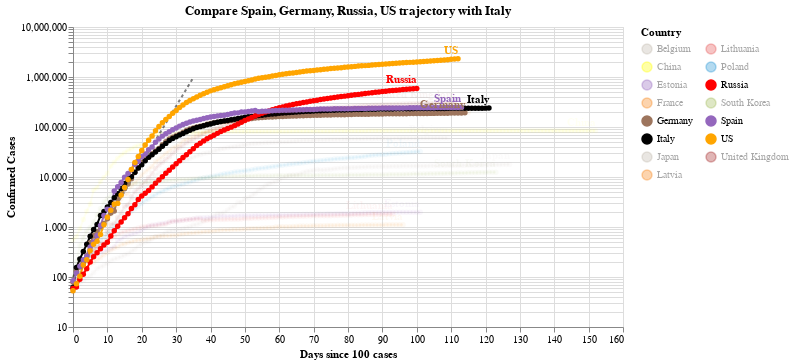

The notebook cell this image was saved under:
### Code cell
#hide_input
chart2 = make_since_chart(dff2, ['Spain', 'Germany','Russia', 'US'], baseline_countries)
chart2

### Figure 1 — Vega-Lite specification as saved in the notebook (floating-point values rounded to 4 significant figures; data arrays with more than 128 entries replaced by an {"elided": "..."} marker saying what was removed)
{"config": {"view": {"continuousWidth": 400, "continuousHeight": 300}}, "layer": [{"data": {"name": "data-628230001892d6798b50651be41d1b3e"}, "mark": {"type": "line", "color": "black", "opacity": 0.5, "strokeDash": [3, 3]}, "encoding": {"x": {"type": "quantitative", "field": "Days since 100 cases"}, "y": {"type": "quantitative", "field": "Confirmed Cases"}}}, {"data": {"name": "data-4441de4a84ba261c17a7199214ae8e80"}, "mark": {"type": "line", "point": true}, "encoding": {"color": {"type": "nominal", "field": "Country", "legend": {"columns": 2}, "scale": {"domain": ["Belgium", "China", "Estonia", "France", "Germany", "Italy", "Japan", "Latvia", "Lithuania", "Poland", "Russia", "South Korea", "Spain", "US", "United Kingdom"], "range": ["#C1B7AD", "yellow", "#9467bd", "#F58518", "#9D755D", "black", "#C1B7AD", "#F58518", "#E45756", "#2495D3", "red", "#A1BA59", "#9467bd", "orange", "brown"]}}, "opacity": {"condition": {"value": 1, "selection": "selector003"}, "value": 0.05}, "tooltip": [{"type": "nominal", "field": "Country"}, {"type": "temporal", "field": "Date"}, {"type": "quantitative", "field": "Confirmed Cases"}, {"type": "quantitative", "field": "Days since 100 cases"}], "x": {"type": "quantitative", "field": "Days since 100 cases"}, "y": {"type": "quantitative", "field": "Confirmed Cases", "scale": {"type": "log"}}}, "selection": {"selector003": {"type": "multi", "fields": ["Country"], "bind": "legend", "init": [{"Country": "Spain"}, {"Country": "Germany"}, {"Country": "Russia"}, {"Country": "US"}, {"Country": "Italy"}]}}, "width": 550}, {"data": {"name": "data-4441de4a84ba261c17a7199214ae8e80"}, "mark": {"type": "text", "align": "right", "dy": -8, "fontWeight": "bold"}, "encoding": {"color": {"type": "nominal", "field": "Country", "legend": {"columns": 2}, "scale": {"domain": ["Belgium", "China", "Estonia", "France", "Germany", "Italy", "Japan", "Latvia", "Lithuania", "Poland", "Russia", "South Korea", "Spain", "US", "United Kingdom"], "range": ["#C1B7AD", "yellow", "#9467bd", "#F58518", "#9D755D", "black", "#C1B7AD", "#F58518", "#E45756", "#2495D3", "red", "#A1BA59", "#9467bd", "orange", "brown"]}}, "opacity": {"condition": {"value": 1, "selection": "selector003"}, "value": 0.05}, "text": {"type": "nominal", "field": "Country"}, "tooltip": [{"type": "nominal", "field": "Country"}, {"type": "temporal", "field": "Date"}, {"type": "quantitative", "field": "Confirmed Cases"}, {"type": "quantitative", "field": "Days since 100 cases"}], "x": {"type": "quantitative", "field": "Days since 100 cases"}, "y": {"type": "quantitative", "field": "Confirmed Cases", "scale": {"type": "log"}}}, "transform": [{"filter": "(datum['Date'] >= 1592784000000)"}], "width": 550}], "title": "Compare Spain, Germany, Russia, US trajectory with Italy", "$schema": "https://vega.github.io/schema/vega-lite/v4.0.2.json", "datasets": {"data-628230001892d6798b50651be41d1b3e": [{"Days since 100 cases": 0, "Confirmed Cases": 100.0}, {"Days since 100 cases": 1, "Confirmed Cases": 130.0}, {"Days since 100 cases": 2, "Confirmed Cases": 169.0}, {"Days since 100 cases": 3, "Confirmed Cases": 219.7}, {"Days since 100 cases": 4, "Confirmed Cases": 285.6}, {"Days since 100 cases": 5, "Confirmed Cases": 371.3}, {"Days since 100 cases": 6, "Confirmed Cases": 482.7}, {"Days since 100 cases": 7, "Confirmed Cases": 627.5}, {"Days since 100 cases": 8, "Confirmed Cases": 815.7}, {"Days since 100 cases": 9, "Confirmed Cases": 1060.0}, {"Days since 100 cases": 10, "Confirmed Cases": 1379.0}, {"Days since 100 cases": 11, "Confirmed Cases": 1792.0}, {"Days since 100 cases": 12, "Confirmed Cases": 2330.0}, {"Days since 100 cases": 13, "Confirmed Cases": 3029.0}, {"Days since 100 cases": 14, "Confirmed Cases": 3937.0}, {"Days since 100 cases": 15, "Confirmed Cases": 5119.0}, {"Days since 100 cases": 16, "Confirmed Cases": 6654.0}, {"Days since 100 cases": 17, "Confirmed Cases": 8650.0}, {"Days since 100 cases": 18, "Confirmed Cases": 11250.0}, {"Days since 100 cases": 19, "Confirmed Cases": 14620.0}, {"Days since 100 cases": 20, "Confirmed Cases": 19000.0}, {"Days since 100 cases": 21, "Confirmed Cases": 24710.0}, {"Days since 100 cases": 22, "Confirmed Cases": 32120.0}, {"Days since 100 cases": 23, "Confirmed Cases": 41750.0}, {"Days since 100 cases": 24, "Confirmed Cases": 54280.0}, {"Days since 100 cases": 25, "Confirmed Cases": 70560.0}, {"Days since 100 cases": 26, "Confirmed Cases": 91730.0}, {"Days since 100 cases": 27, "Confirmed Cases": 119300.0}, {"Days since 100 cases": 28, "Confirmed Cases": 155000.0}, {"Days since 100 cases": 29, "Confirmed Cases": 201500.0}, {"Days since 100 cases": 30, "Confirmed Cases": 262000.0}, {"Days since 100 cases": 31, "Confirmed Cases": 340600.0}, {"Days since 100 cases": 32, "Confirmed Cases": 442800.0}, {"Days since 100 cases": 33, "Confirmed Cases": 575600.0}, {"Days since 100 cases": 34, "Confirmed Cases": 748300.0}, {"Days since 100 cases": 35, "Confirmed Cases": 972800.0}], "data-4441de4a84ba261c17a7199214ae8e80": {"elided": "1703 records"}}}
